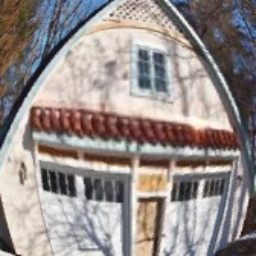
#> input picture data_prepare/picture/8.jpg, 256 x 256 px; its folder holds only this picture in this run
$ python get_dataset.py   (older library calls are emulated)
#> lines starting #> are read from the running program, lines starting #| are printed output that depends on the picture
#> further down, srcImg is the input picture: shape (256, 256, 3); mean B, G, R 138.6, 140.8, 149.4
### data_prepare/filling.py
import numpy as np
import cv2 as cv
import math

HEIGHT = 400
WIDTH = 400
break_pix = 500
size = 3

def getpix(cut):
    cor = []
    value = []
    for i in range(0, size + size):
        for j in range(0, size + size):
            if(cut[i, j] != break_pix):
                cor.append([i,j])
                value.append(cut[i,j])
    return cor, value

def getnear(cors, values, now_cor):
    min = 100
    value = break_pix
    for i in range(0, len(cors)):
        cor = cors[i]
        leng = math.sqrt(pow(cor[0] - now_cor[0], 2) + pow(cor[1] - now_cor[1], 2))
        if(leng < min):
            min = leng
            value = values[i]
    return value

def compensate(srcImg):
    dstImg = np.zeros([HEIGHT, WIDTH], np.float32)
    srcImg = cv.copyMakeBorder(srcImg, size, size, size, size, cv.BORDER_CONSTANT, value=0)
    for i in range(size, HEIGHT + size):
        for j in range(size, WIDTH + size):
            if (srcImg[i, j] != break_pix):
                dstImg[i - size, j - size] = srcImg[i, j]
            else:
                if(i < 3 * size or i > WIDTH - (2 * size)):
                    if(i < 3 * size):
                        w_start = size
                        w_end = 3 * size
                        now_x = i - size
                    else:
                        w_start = WIDTH - (2 * size)
                        w_end = WIDTH
                        now_x = i - (WIDTH - (2 * size))
                else:
                    w_start = i - size
                    w_end = i + size
                    now_x = size

                if (j < 3 * size or j > HEIGHT - (2 * size)):
                    if (j < 3 * size):
                        h_start = size
                        h_end = 3 * size
                        now_y = j - size
                    else:
                        h_start = WIDTH - (2 * size)
                        h_end = WIDTH
                        now_y = j - (WIDTH - (2 * size))
                else:
                    h_start = j - size
                    h_end = j + size
                    now_y = size

                cut = srcImg[w_start:w_end, h_start:h_end]
                # cut = srcImg[i - size:i + size, j - size:j + size]
                # print(cut)
                cors, value = getpix(cut)
                rgb = getnear(cors, value, [now_x, now_y])
                dstImg[i - size, j - size] = rgb
    return dstImg

### data_prepare/cut.py
import numpy as np
import cv2 as cv

HEIGHT = 400
WIDTH = 400
final_lon = 256

def collect_edges(start, end, u_d, v_d, u, v, up, down, left, right):
    if (v_d == start):
        up.append([u, v])
    if (v_d == end - 1):
        down.append([u, v])
    if (u_d == start):
        left.append([u, v])
    if (u_d == end - 1):
        right.append([u, v])
    return up, down, left, right

def inter_x(start, end):
    list = []
    num = end[0] - start[0] - 1
    deta = end[1] - start[1]
    each = float(deta)/float(num + 1)
    for i in range(1, num + 1):
        list.append([start[0] + i, int(start[1] + i * each)])

    list.insert(0, start)
    list.insert(len(list), end)
    return list

def compen_row(src, name):
    result = []

    if(name == 'up'):
        left = [0, 0]
        right = [WIDTH - 1, 0]

        if (src[0][0] != 0):
            src.insert(0, left)
        if (src[len(src) - 1][0] != WIDTH - 1):
            src.insert(len(src), right)

    if (name == 'down'):
        left = [0, WIDTH - 1]
        right = [WIDTH - 1, WIDTH - 1]

        if (src[0][0] != 0):
            src.insert(0, left)
        if (src[len(src) - 1][0] != WIDTH - 1):
            src.insert(len(src), right)

    for i in range(len(src) - 1):
        add_list = inter_x(src[i], src[i + 1])
        if(i != 0):
            add_list.pop(0)
        result[len(result):len(result)] = add_list
    return result

def inter_y(start, end):
    list = []
    num = end[1] - start[1] - 1
    deta = end[0] - start[0]
    each = float(deta)/float(num + 1)
    for i in range(1, num + 1):
        list.append([int(start[0] + i * each), start[1] + i])

    list.insert(0, start)
    list.insert(len(list), end)
    return list

def compen_col(src, name):
    result = []

    if(name == 'left'):
        up = [0, 0]
        down = [0, HEIGHT - 1]

        if (src[0][1] != 0):
            src.insert(0, up)
        if (src[len(src) - 1][1] != HEIGHT - 1):
            src.insert(len(src), down)

    if (name == 'right'):
        up = [WIDTH - 1, 0]
        down = [WIDTH - 1, WIDTH - 1]

        if (src[0][1] != 0):
            src.insert(0, up)
        if (src[len(src) - 1][1] != WIDTH - 1):
            src.insert(len(src), down)

    for i in range(len(src) - 1):
        add_list = inter_y(src[i], src[i + 1])
        if(i != 0):
            add_list.pop(0)
        result[len(result):len(result)] = add_list
    return result

def compen_edges(up, down, left, right):
    new_up = compen_row(up, 'up')
    new_down = compen_row(down,  'down')
    new_left = compen_col(left,  'left')
    new_right = compen_col(right,  'right')
    return new_up, new_down, new_left, new_right

def cut(input, cor, name):
    # print(cor)
    dstImg = np.zeros([HEIGHT, WIDTH, 3], np.uint8)
    if(name == 'up'):
        for i in range(0, WIDTH):
            for j in range(0, HEIGHT):
                if (j >= cor[i][1]):
                    dstImg[j, i, 0] = input[j, i, 0]
                    dstImg[j, i, 1] = input[j, i, 1]
                    dstImg[j, i, 2] = input[j, i, 2]
    if(name == 'down'):
        for i in range(0, WIDTH):
            for j in range(0, HEIGHT):
                if (j <= cor[i][1]):
                    dstImg[j, i, 0] = input[j, i, 0]
                    dstImg[j, i, 1] = input[j, i, 1]
                    dstImg[j, i, 2] = input[j, i, 2]
    if(name == 'left'):
        for i in range(0, HEIGHT):
            for j in range(0, WIDTH):
                if (j >= cor[i][0]):
                    dstImg[i, j, 0] = input[i, j, 0]
                    dstImg[i, j, 1] = input[i, j, 1]
                    dstImg[i, j, 2] = input[i, j, 2]
    if(name == 'right'):
        for i in range(0, HEIGHT):
            for j in range(0, WIDTH):
                if (j <= cor[i][0]):
                    dstImg[i, j, 0] = input[i, j, 0]
                    dstImg[i, j, 1] = input[i, j, 1]
                    dstImg[i, j, 2] = input[i, j, 2]
    return dstImg

def cut_one_c(input, cor, name):
    dstImg = np.zeros([HEIGHT, WIDTH], np.float) + 500
    if(name == 'up'):
        for i in range(0, WIDTH):
            for j in range(0, HEIGHT):
                if (j >= cor[i][1]):
                    dstImg[j, i] = input[j, i]
    if(name == 'down'):
        for i in range(0, WIDTH):
            for j in range(0, HEIGHT):
                if (j <= cor[i][1]):
                    dstImg[j, i] = input[j, i]
    if(name == 'left'):
        for i in range(0, HEIGHT):
            for j in range(0, WIDTH):
                if (j >= cor[i][0]):
                    dstImg[i, j] = input[i, j]
    if(name == 'right'):
        for i in range(0, HEIGHT):
            for j in range(0, WIDTH):
                if (j <= cor[i][0]):
                    dstImg[i, j] = input[i, j]
    return dstImg


def get_new_gt2(srcImg, det_u, det_v, up, down, left, right):
    new_up, new_down, new_left, new_right = compen_edges(up, down, left, right)
    src1 = cut(srcImg, new_up, 'up')
    src2 = cut(src1, new_down, 'down')
    src3 = cut(src2, new_left, 'left')
    src4 = cut(src3, new_right, 'right')

    det_u1 = cut_one_c(det_u, new_up, 'up')
    det_u2 = cut_one_c(det_u1, new_down, 'down')
    det_u3 = cut_one_c(det_u2, new_left, 'left')
    det_u4 = cut_one_c(det_u3, new_right, 'right')

    det_v1 = cut_one_c(det_v, new_up, 'up')
    det_v2 = cut_one_c(det_v1, new_down, 'down')
    det_v3 = cut_one_c(det_v2, new_left, 'left')
    det_v4 = cut_one_c(det_v3, new_right, 'right')
    return src4, det_u4, det_v4

### data_prepare/get_dataset.py
import cv2 as cv
import numpy as np
import random
import os
from data_prepare.filling import compensate
from data_prepare.cut import get_new_gt2, collect_edges

HEIGHT = 400
WIDTH = 400
final_lon = 256

def create_fish(srcImg, k1, k2, k3, k4):
#> called with k1 = 8.46e-05, k2 = 7.6e-10, k3 = 4.26e-15, k4 = 2.66e-20
    up = []
    down = []
    left = []
    right = []
    dstImg = np.zeros([HEIGHT, WIDTH, 3], np.uint8) + 255
    det_uv = np.zeros([HEIGHT, WIDTH, 2], np.int32) + 500

    x0 = (WIDTH - 1)/ 2.
    y0 = (HEIGHT - 1) / 2.

    min_x = 9999
    cut_r = 0
    for i in range(0, HEIGHT):
        for j in range(0, WIDTH):
            x_d = j - x0
            y_d = i - y0
            rd_2 = pow(x_d, 2) + pow(y_d, 2)
            rd_4 = pow(rd_2, 2)
            rd_6 = pow(rd_2, 3)
            rd_8 = pow(rd_2, 4)
            x = (1 + k1 * rd_2 + k2 * rd_4 + k3 * rd_6 + k4 * rd_8) * x_d
            y = (1 + k1 * rd_2 + k2 * rd_4 + k3 * rd_6 + k4 * rd_8) * y_d

            if (int(y) == int(-y0) and x >= -x0 and x <= x0):
                if (x < min_x):
                    min_x = x
                    cut_r = -x_d

    start = int(x0 - cut_r)
    end = int(x0 + cut_r) + 1
    for i in range(start, end):
        for j in range(start, end):
            x_d = j - x0
            y_d = i - y0
            rd_2 = pow(x_d, 2) + pow(y_d, 2)
            rd_4 = pow(rd_2, 2)
            rd_6 = pow(rd_2, 3)
            rd_8 = pow(rd_2, 4)
            x = (1 + k1 * rd_2 + k2 * rd_4 + k3 * rd_6 + k4 * rd_8) * x_d
            y = (1 + k1 * rd_2 + k2 * rd_4 + k3 * rd_6 + k4 * rd_8) * y_d

            u = int(x + x0)
            v = int(y + y0)
            if (u >= 0 and u < WIDTH) and (v >= 0 and v < HEIGHT):
                dstImg[i, j, 0] = srcImg[v, u, 0]
                dstImg[i, j, 1] = srcImg[v, u, 1]
                dstImg[i, j, 2] = srcImg[v, u, 2]

                up, down, left, right = collect_edges(start, end, j, i, u, v, up, down, left, right)
                cut_r_gt = int(x0 - up[0][0])
                parameter_c = float(cut_r_gt) / float(cut_r)
                parameter_b = float(final_lon) / float(cut_r_gt*2)
                det_uv[v, u, 0] = (((parameter_c * x_d) + x0) - u) * parameter_b
                det_uv[v, u, 1] = (((parameter_c * y_d) + y0) - v) * parameter_b
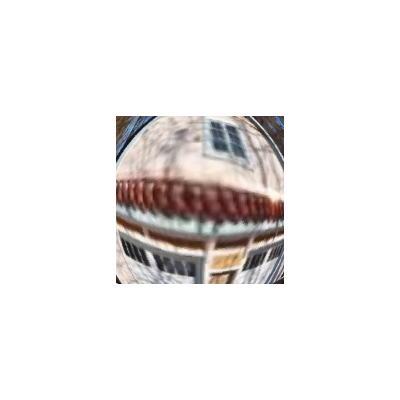
#> dstImg: shape (400, 400, 3); mean B, G, R 234.4, 235.2, 237.8
#> after the loop, down = 168 pairs, first value 4 to 394, second value 335 to 394; left = 168 pairs, first value 4 to 63, second value 4 to 394; right = 168 pairs, first value 335 to 394, second value 4 to 394; up = 168 pairs, first value 4 to 394, second value 4 to 63

    cropImg = dstImg[(int(x0) - int(cut_r)):(int(x0) + int(cut_r)), (int(y0) - int(cut_r)):(int(y0) + int(cut_r))]
    dstImg2 = cv.resize(cropImg, (final_lon, final_lon), interpolation=cv.INTER_LINEAR)
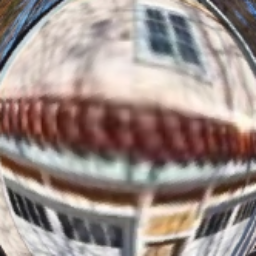
#> dstImg2: shape (256, 256, 3); mean B, G, R 137.8, 142.7, 157.4

    det_u = det_uv[:, :, 0]
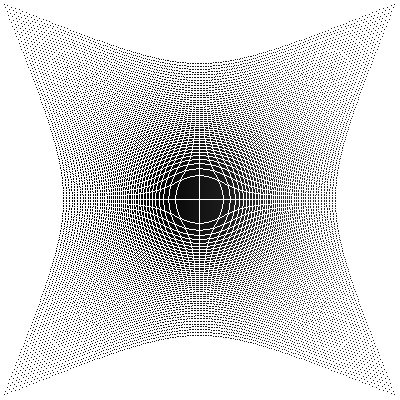
#> det_u: shape (400, 400) int32; min -41, max 500, mean 411.9; drawn with min black and max white
    det_v = det_uv[:, :, 1]

    det_u = compensate(det_u)
#> in compensate, `srcImg = cv.copyMakeBorder(srcImg, size, size, size, size, cv.BORDER_C..`:
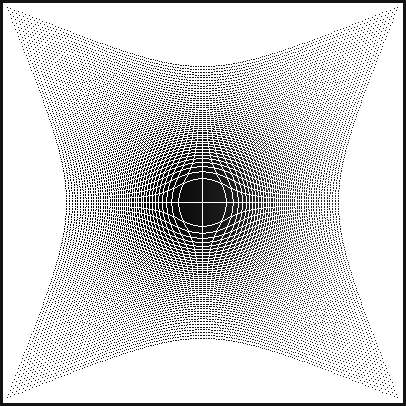
#> srcImg: shape (406, 406) int32; min -41, max 500, mean 399.8; drawn with min black and max white
    det_v = compensate(det_v)
#> after the loop in compensate (call 2), `for i in range(size, HEIGHT + size):`:
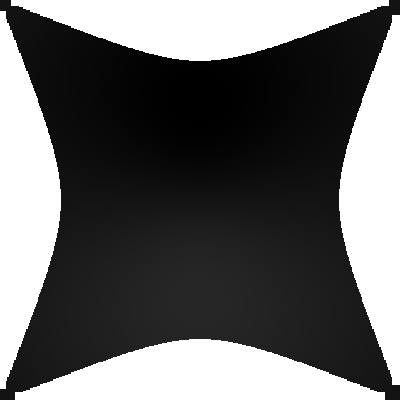
#> dstImg: shape (400, 400) float32; min -41, max 500, mean 177.4; drawn with min black and max white

    source_Img, det_u, det_v = get_new_gt2(srcImg, det_u, det_v, up, down, left, right)
#> the loop in compen_row, `for i in range(len(src) - 1):` made 169 passes
#> (num in inter_x, deta in inter_x, each in inter_x) on passes 1 to 3: (3, 4, 1), (2, 1, 0.333), (3, 2, 0.5)
#> after the loop in compen_row, `for i in range(len(src) - 1):`: result = 400 pairs, first value 0 to 399, second value 0 to 63
#> in compen_edges, `new_up = compen_row(up, 'up')`: new_up has the same summary as result in compen_row
#> the loop in compen_row (call 2), `for i in range(len(src) - 1):` made 169 passes
#> (num in inter_x, deta in inter_x, each in inter_x) on passes 1 to 3: (3, -5, -1.25), (2, -1, -0.333), (3, -2, -0.5)
#> in compen_edges, `new_down = compen_row(down,  'down')`: new_down = 400 pairs, first value 0 to 399, second value 335 to 399
#> the loop in compen_col, `for i in range(len(src) - 1):` made 169 passes
#> (num in inter_y, deta in inter_y, each in inter_y) on passes 1 to 3: (3, 4, 1), (2, 1, 0.333), (3, 2, 0.5)
#> call 3 of cut_one_c, with name = 'left'
#> after the loop in cut_one_c (call 3), `for i in range(0, HEIGHT):`:
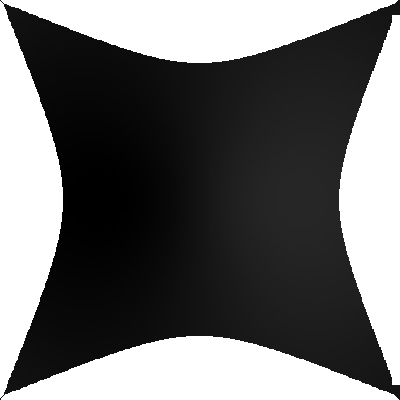
#> dstImg: shape (400, 400) float64; min -41, max 500, mean 188; drawn with min black and max white
    source_Img = source_Img[(int(x0) - int(cut_r_gt)):(int(x0) + int(cut_r_gt)), (int(y0) - int(cut_r_gt)):(int(y0) + int(cut_r_gt))]
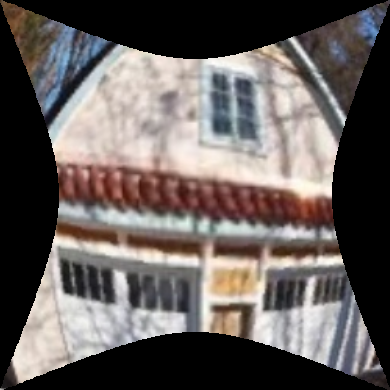
#> source_Img: shape (390, 390, 3); mean B, G, R 91.7, 94, 100.8
    source_Img = cv.resize(source_Img, (final_lon, final_lon), interpolation=cv.INTER_LINEAR)
#> source_Img: shape (256, 256, 3)

    return dstImg, dstImg2, source_Img

path = 'picture/'
k1_top = 1e-4
k1_down = 1e-6

k2_top = 1e-9
k2_down = 1e-11

k3_top = 1e-14
k3_down = 1e-16

k4_top = 1e-19
k4_down = 1e-21
num = 1

if __name__ == "__main__":
    for root, dirs, img_list in os.walk(path):
        print(img_list)
    for files in img_list:
        k1 = random.uniform(k1_down, k1_top)
        k2 = random.uniform(k2_down, k2_top)
        k3 = random.uniform(k3_down, k3_top)
        k4 = random.uniform(k4_down, k4_top)
        print(files)
        srcImg = cv.imread('picture/' + files)
        srcImg = cv.resize(srcImg, (400, 400))
        dstImg, cutImg, source_Img = create_fish(srcImg, k1, k2, k3, k4)

        cv.imwrite('../dataset/data/train/' + str(num) + '.jpg', cutImg)
        cv.imwrite('../dataset/gt/train/' + str(num) + '.jpg', source_Img)
        num = num + 1
